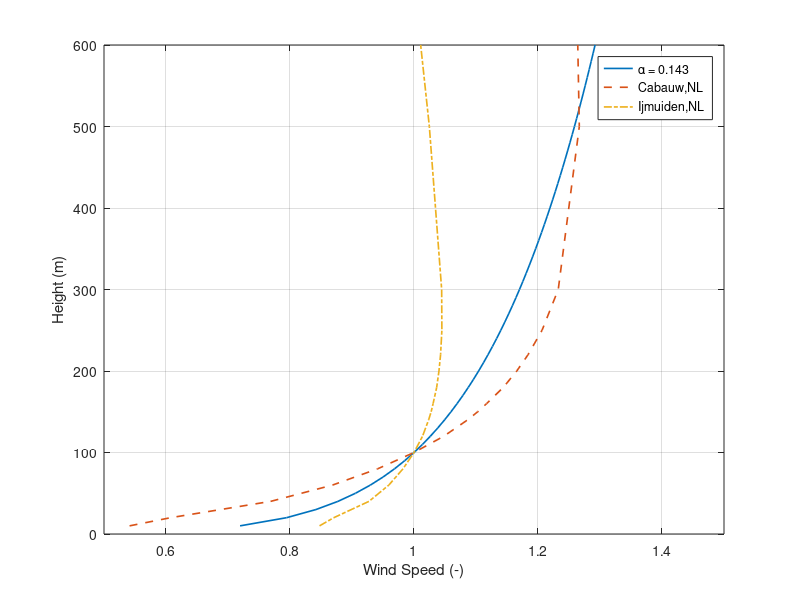
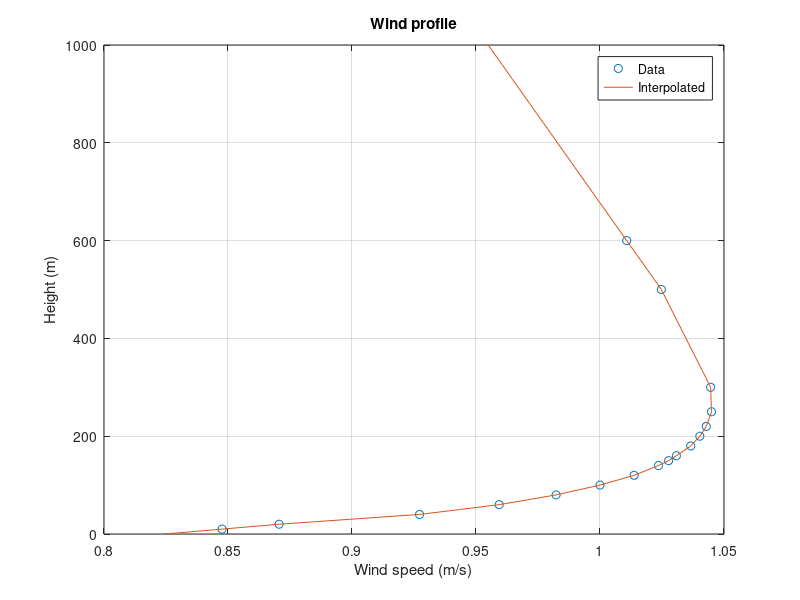
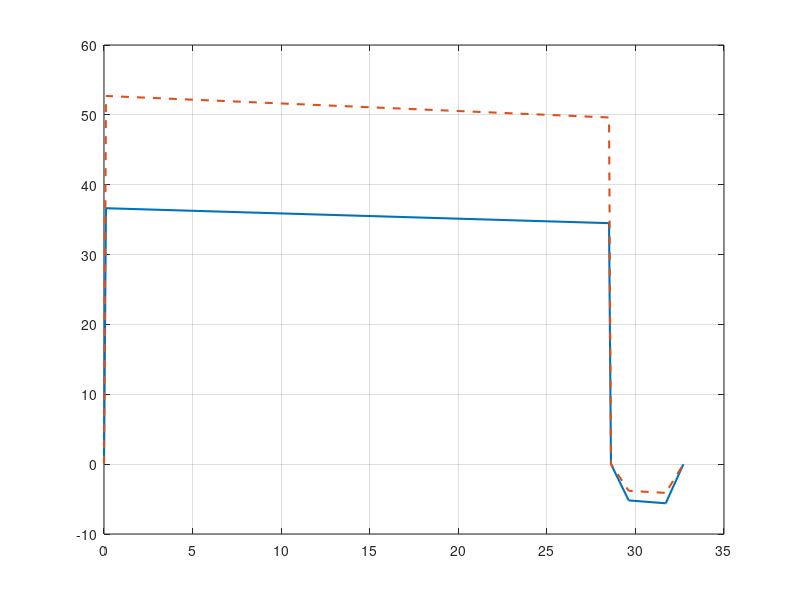

MATLAB code for these plots, in order: (Note: this script raises an error after producing the figures.)
clc
clearvars
clear global

%% Load saved outputs
load Outputs_Example/inputs.mat
load Outputs_Example/optData.mat
load Outputs_Example/outputs.mat
load Outputs_Example/processedOutputs.mat

%% Plot settings
vw = inputs.vw_ref;
x_axis_limit = [0 processedOutputs.vw_100m_operRange(end)];

newcolors = [ % 0.25, 0.25, 0.25
  0 0.4470 0.7410
0.8500 0.3250 0.0980 
0.4660, 0.6740, 0.1880
0.9290, 0.6940, 0.1250
0.4940, 0.1840, 0.5560
0.6350 0.0780 0.1840
0.3010 0.7450 0.9330];

%% Plots
% Wind profile
Vref = 10; % m/s
z = 10:10:600; % m
V = Vref * (z/inputs.h_ref).^inputs.windShearExp/Vref;
%   MegAWES Onshore location Cabauw. Wind speeds normalized with value at 100m. Profiles from: https://doi.org/10.1016/j.renene.2022.06.094
z_MegAWES = [10,20,40,60,80,100,120,140,150,160,180,200,220,250,300,500,600];
V_MegAWES_Cabauw = [0.541219682843206,0.607355091566827,0.768630154201962,0.868484406441142,0.941395360902529,1,1.04810058627160,1.08638854381156,1.10277338731106,1.11715868927737,1.14412258234309,1.16573551308321,1.18394938534465,1.20653423381438,1.23266397972046,1.26662287360302,1.26414483994687];
V_MegAWES_Ijmuiden = [0.847612611633547,0.870603040595613,0.927240267828556,0.959346286990695,0.982291573490674,1,1.01377720773809,1.02356771954493,1.02766760602000,1.03079423355205,1.03659625208888,1.04025827758100,1.04284618416620,1.04496440015282,1.04461712713371,1.02473617783789,1.01076976884552];
figure('units','inch','Position', [15 6 2 2.2])
hold on
box on
grid on
plot(V,z,'linewidth',1.2)
plot(V_MegAWES_Cabauw,z_MegAWES,'--','linewidth',1.2)
plot(V_MegAWES_Ijmuiden,z_MegAWES,'-.','linewidth',1.2)
legend('α = 0.143','Cabauw,NL','Ijmuiden,NL');
xlim([0.5 1.5])
xlabel('Wind Speed (-)')
ylabel('Height (m)')
% saveas(gcf, fullfile(directory, ['vert_wind_prof', '.fig']));
% print(gcf, fullfile(directory, ['vert_wind_prof', '.eps']), '-depsc2');
hold off

% Continuous function from vertical wind profile
% Define the heights at which you want to interpolate
heights = [0:10:1000]; % Adjust the desired height values as needed

% Interpolate V_MegAWES_Cabauw at the specified heights
V_interpolated = interp1(z_MegAWES, V_MegAWES_Ijmuiden, heights, 'linear', 'extrap');

% Plot the interpolated function
figure('units','inch','Position', [15 6 2 2.2])
hold on 
box on
grid on
plot(V_MegAWES_Ijmuiden, z_MegAWES, 'o', V_interpolated, heights, '-');
xlabel('Wind speed (m/s)');
ylabel('Height (m)');
title('Wind profile');
legend('Data', 'Interpolated', 'Location', 'Best');
hold off

% Cycle timeseries plots: Pattern averages
windSpeeds = [8,9 15,processedOutputs.cutOut,processedOutputs.cutIn];
for i = windSpeeds
    idx = find(vw == i);
    figure('units','inch','Position', [15 3 3.5 2.2])
    hold on
    grid on
    box on
    % Plot your data
    plot(processedOutputs.cyclePowerRep(i).t_inst, processedOutputs.cyclePowerRep(i).P_e_inst,'linewidth',1.5, 'DisplayName', 'P_{e}');
    plot(processedOutputs.cyclePowerRep(i).t_inst,processedOutputs.cyclePowerRep(i).P_m_inst,'--','linewidth',1.5, 'DisplayName', 'P_{m}');
    yline(processedOutputs.P_e_avg(idx)/10^3, '-.', 'linewidth',1.2, 'DisplayName', 'P_{e,avg}');
    % Set yline positions within the range of your data
    yline(0, '-', 'linewidth', 1, 'HandleVisibility', 'off');      
    ylabel('(kW)');
    xlabel('Time (s)');      
    % Create a custom legend with 'Data1' and 'Data2' only
    legend('Location', 'Best');      
    % Customize legend colors
    legend('TextColor', 'k', 'Color', 'w'); % 'TextColor' sets the text color, 'Color' sets the background color      
    xlim([0 processedOutputs.cyclePowerRep(i).t_inst(end)]);
    ylim([1.5*min(processedOutputs.cyclePowerRep(i).P_e_inst) 1.05*max(processedOutputs.cyclePowerRep(i).P_m_inst)]);
    title(strcat('Wind speed at 100m:', num2str(processedOutputs.cyclePowerRep(idx).ws), ' m/s'));      
    hold off
end

% Plots showing the per element results for rated wind speed
ws = processedOutputs.ratedWind;
fig = figure();
colororder(newcolors)
% Lengths
subplot(2,2,1)
hold on
grid on
box on
plot(processedOutputs.Rp(ws,:),':o','linewidth',1,'markersize',3);
plot(processedOutputs.l_t_inCycle(ws,:),':^','linewidth',1,'markersize',3);
plot(processedOutputs.h_inCycle(ws,:),':s','linewidth',1,'markersize',3);
ylabel('(m)');
legend('R_{p}','l_{t}','h_{p}','location','northwest');
hold off
% Speeds
subplot(2,2,2)
hold on
grid on
box on
yyaxis left
plot(processedOutputs.lambda(ws,:),':o','linewidth',1,'markersize',3);
plot(processedOutputs.f(ws,:),':s','linewidth',1,'markersize',3);
plot(processedOutputs.f_i(ws,:),':v','linewidth',1,'markersize',3);
ylabel('(-)');
yyaxis right
plot(processedOutputs.vw(ws,:),':s','linewidth',1,'markersize',3);
plot(processedOutputs.vw_i(ws,:),':v','linewidth',1,'markersize',3);
ylabel('(m/s)');
legend('λ','f_o','f_i','v_{w,o}','v_{w,i}','location','northwest');
hold off
% Glide ratios
subplot(2,2,3)
hold on
grid on
box on
plot(processedOutputs.E(ws,:),':s','linewidth',1,'markersize',3);
plot(processedOutputs.E_i(ws,:),':v','linewidth',1,'markersize',3);
% ylim([0 2.5]);
ylabel('(-)');
legend('E_o','E_i','location','northwest');
hold off
% Forces
subplot(2,2,4)
hold on
grid on
box on
plot(processedOutputs.Fa(ws,:)/1e3,':o','linewidth',1,'markersize',3);
plot(processedOutputs.Fa_i(ws,:)/1e3,':^','linewidth',1,'markersize',3);
plot(processedOutputs.Ft_drum(ws,:)/1e3,':s','linewidth',1,'markersize',3);
plot(processedOutputs.Ft_drum_i(ws,:)/1e3,':v','linewidth',1,'markersize',3);
legend('F_{a,o}','F_{a,i}','F_{tg,o}','F_{tg,i}','location','northwest');
ylabel('(kN)');
hold off
han=axes(fig,'visible','off'); 
han.Title.Visible='on';
han.XLabel.Visible='on';
han.YLabel.Visible='off';
ylabel(han,'yourYLabel');
xlabel(han,'Discretized reel-out length elements');
title(han,'Wind speed at 100m = 15 m/s');

% Speeds
figure('units','inch','Position', [3 3 3.5 2.2])
colororder(newcolors)
hold on
grid on
box on
yyaxis left
plot(vw, mean(processedOutputs.lambda,2),':o','linewidth',1,'markersize',3);
plot(vw, mean(processedOutputs.f,2),':s','linewidth',1,'markersize',3);
plot(vw, mean(processedOutputs.f_i,2),':v','linewidth',1,'markersize',3);
ylabel('(-)');
yyaxis right
plot(vw, mean(processedOutputs.vw,2),':s','linewidth',1,'markersize',3);
plot(vw, mean(processedOutputs.vw_i,2),':v','linewidth',1,'markersize',3);
ylabel('(m/s)');
legend('λ','f_{o}','f_{i}','v_{w,o}','v_{w,i}','location','northwest');
xlabel('Wind speed at 100m height (m/s)');
xlim(x_axis_limit);
%ylim([0 160]);
hold off

% Aero coefficients
figure('units','inch','Position', [3 6 3.5 2.2])
colororder(newcolors)
hold on
grid on
box on
plot(vw, mean(processedOutputs.CL,2),'o:','linewidth',1,'markersize',3);
plot(vw, mean(processedOutputs.CL_i,2),'d:','linewidth',1,'markersize',3);
plot(vw, mean(processedOutputs.CD_k,2),'^:','linewidth',1,'markersize',3);
plot(vw, mean(processedOutputs.CD_k_i,2),'v:','linewidth',1,'markersize',3);
plot(vw, mean(processedOutputs.CD_t,2),'s:','linewidth',1,'markersize',3);
ylabel('(-)');
legend('C_{L,o}','C_{L,i}','C_{D,k,o}','C_{D,k,i}','C_{D,t}','location','northwest','Orientation','vertical');
xlabel('Wind speed at 100m height (m/s)');
xlim(x_axis_limit);
%ylim([0 160]);
hold off

% Lengths
figure('units','inch','Position', [3 6 3.5 2.2])
colororder(newcolors)
hold on
grid on
box on
plot(vw, processedOutputs.h_cycleAvg,'d:','linewidth',1,'markersize',3);
plot(vw, mean(processedOutputs.Rp,2),'o:','linewidth',1,'markersize',3);
plot(vw, processedOutputs.deltaL,'^:','linewidth',1,'markersize',3);
plot(vw, processedOutputs.l_t_max,'s:','linewidth',1,'markersize',3);
plot(vw, processedOutputs.l_t_min,'x:','linewidth',1,'markersize',3);
ylabel('(m)');
legend('h_{p,avg}','R_{p,avg}','Δl','l_{t,max}','l_{t,min}','location','northwest','Orientation','vertical');
xlabel('Wind speed at 100m height (m/s)');
xlim(x_axis_limit);
%ylim([0 160]);
hold off

% Roll angle, avg patt elevation
figure('units','inch','Position', [7 3 3.5 2.2])
colororder(newcolors)
hold on
grid on
box on
plot(vw, mean(processedOutputs.rollAngle,2),'s:','linewidth',1,'markersize',3);
plot(vw, processedOutputs.beta,'o:','linewidth',1,'markersize',3);
plot(vw, processedOutputs.gamma,'d:','linewidth',1,'markersize',3);
ylabel('(deg)');
legend('$$\Psi$$','$$\overline{\beta}$$','$$\gamma$$','location','northwest','Orientation','vertical','Interpreter','latex');
xlabel('Wind speed at 100m height (m/s)');
xlim(x_axis_limit);
%ylim([0 160]);
hold off

% All forces 
figure('units','inch','Position', [7 6 3.5 2.2])
colororder(newcolors)
hold on
grid on
box on
plot(vw, mean(processedOutputs.Fa,2)./10^3,':o','linewidth',1,'markersize',3);
plot(vw, mean(processedOutputs.Fa_i,2)./10^3,':s','linewidth',1,'markersize',3);
plot(vw, mean(processedOutputs.Ft_drum,2)./10^3,':^','linewidth',1,'markersize',3);
plot(vw, mean(processedOutputs.Ft_drum_i,2)./10^3,':d','linewidth',1,'markersize',3);
plot(vw, processedOutputs.W./10^3,':x','linewidth',1,'markersize',4);
ylabel('(kN)');
legend('F_{a,o}','F_{a,i}','F_{tg,o}','F_{tg,i}','W','location','northwest');
xlabel('Wind speed at 100m height (m/s)');
xlim(x_axis_limit);
%ylim([0 160]);
hold off


% Time, num of patterns
figure('units','inch','Position', [11 3 3.5 2.2])
colororder(newcolors)
hold on
grid on
box on
yyaxis left
plot(vw, processedOutputs.to,':s','linewidth',1,'markersize',3);
plot(vw, processedOutputs.ti,':d','linewidth',1,'markersize',3);
plot(vw, mean(processedOutputs.tPatt,2),':o','linewidth',1,'markersize',3);
ylabel('(s)');
yyaxis right
plot(vw, mean(processedOutputs.numOfPatt,2),':^','linewidth',1,'markersize',3);
ylabel('(-)');
xlabel('Wind speed at 100m height (m/s)');
legend('t_{o}','t_{i}','t_{patt,avg}','N_{p}','location','northwest');
xlim(x_axis_limit);
hold off

% Power plots
pastel_b = '[0 0.4470 0.7410]';
figure('units','inch','Position', [11 6 3.5 2.2])
colororder(newcolors)
hold on
grid on
box on
plot(vw, processedOutputs.P_m_o./10^3,':o','linewidth',1,'markersize',3);
plot(vw, processedOutputs.P_e_o./10^3,':s','linewidth',1,'markersize',3);
plot(vw, processedOutputs.P_m_i./10^3,':d','linewidth',1,'markersize',3);
plot(vw, processedOutputs.P_e_i./10^3,':^','linewidth',1,'markersize',3);
plot(vw, processedOutputs.P_e_avg./10^3,':x','linewidth',1,'markersize',5);
ylabel('(kW)');
%title('Cycle averages');
legend('P_{m,o}','P_{e,o}','P_{m,i}','P_{e,i}','P_{e,avg}','location','northwest');
xlabel('Wind speed at 100m height (m/s)');
xlim(x_axis_limit);
hold off


% Power curve comparison plot
% Loyd
CL_loyd = inputs.Cl_maxAirfoil*inputs.Cl_eff_F;
CD_loyd = inputs.Cd0 + (CL_loyd-inputs.Cl0_airfoil)^2/(pi()*inputs.AR*inputs.e);
for i = 1:length(vw)
    P_Loyd(i) = (4/27)*(CL_loyd^3/CD_loyd^2)*(1/2)*inputs.airDensity*inputs.S*(vw(i)^3);
    if P_Loyd(i)>inputs.P_ratedElec
        P_Loyd(i) = inputs.P_ratedElec;
    end 
end
% AP3 6DoF simulation results
AP3.PC.ws    = [7.32E+00, 8.02E+00, 9.05E+00, 1.00E+01, 1.10E+01, 1.20E+01, ...
  1.30E+01, 1.41E+01, 1.50E+01, 1.60E+01, 1.70E+01, 1.80E+01, 1.90E+01]; %[m/s]
AP3.PC.power = [0.00E+00, 7.01E+03, 2.37E+04, 4.31E+04, 6.47E+04, 8.46E+04, ...
  1.02E+05, 1.20E+05, 1.34E+05, 1.49E+05, 1.50E+05, 1.50E+05, 1.50E+05]./10^3; %[kW]

figure('units','inch','Position', [4 4 3.5 2.2])
colororder(newcolors)
hold on
grid on
box on
plot(vw, P_Loyd./10^3,'-','linewidth',1);
plot(vw, processedOutputs.P_e_avg./10^3,':s','linewidth',1,'MarkerSize',3);
plot(AP3.PC.ws, AP3.PC.power,':^k','linewidth',1,'MarkerSize',3);
ylabel('Power (kW)');
legend('Ideal Reel-out','QSM','6-DOF','location','southeast');
xlabel('Wind speed at 100m height (m/s)');
xlim(x_axis_limit);
hold off
